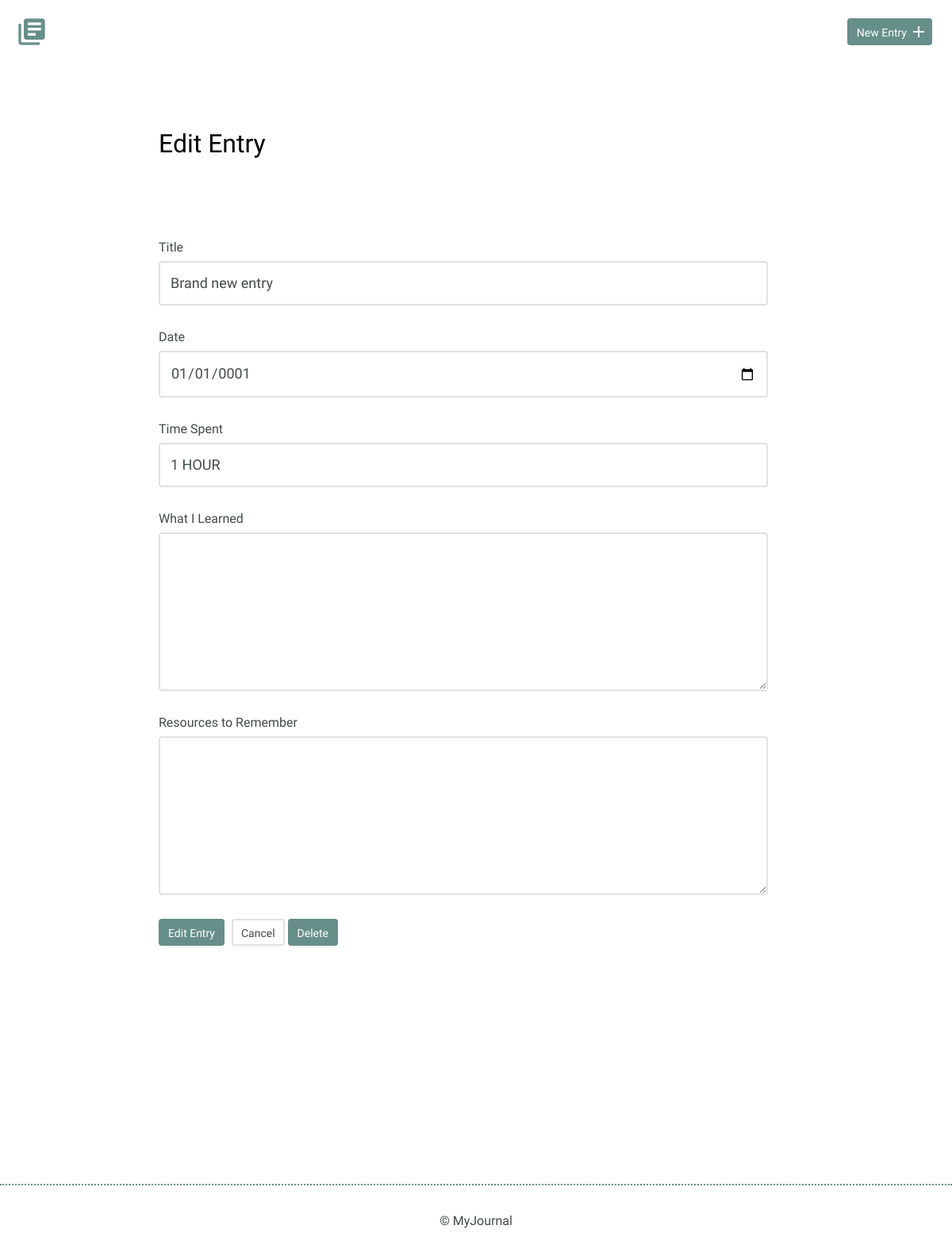
The page /edit.php?id=7 on the database its author committed.
### tables this page shows
CREATE TABLE "entries" (
	`id`	INTEGER,
	`title`	TEXT,
	`date`	TEXT,
	`time_spent`	INTEGER,
	`learned`	BLOB,
	`resources`	BLOB,
	PRIMARY KEY(`id`)
);

### edit.php (the view, shortened to what this page needs)
<?php
if(isset($_GET['id'])) {
    $id = filter_input(INPUT_GET,'id',FILTER_SANITIZE_NUMBER_INT);
    $entry = get_entry($id);
}
function get_entry($id){
include("inc/connection.php");
$sql = 'SELECT * FROM entries WHERE id = ?';
    try {
        $results = $db->prepare($sql);
        $results->bindParam(1, $id, PDO::PARAM_INT);
        $results->execute();
    } catch (Exception $e) {
        echo "Error!: " . $e->getMessage() . "</br>";
        return false;
    }
    return $results->fetch();
  }
include("inc/header.php");
?>
<section>
    <div class="container">
        <div class="edit-entry">
            <h2>Edit Entry</h2>
            <form class="edit-entry" method="post" action="edit.php">
                <label for="title"> Title</label>
                <input id="title" type="text" name="title" value="<?php if(isset($entry['title'])) { echo $entry['title'];}?>"><br>
                <label for="date">Date</label>
                <input id="date" type="date" name="date" value="<?php if(isset($entry['date'])) { echo $entry['date'];}?>"><br>
                <label for="time-spent"> Time Spent</label>
                <input id="time-spent" type="text" name="timeSpent" value="<?php if(isset($entry['time_spent'])) { echo $entry['time_spent'];}?>"><br>
                <label for="what-i-learned">What I Learned</label>
                <textarea id="what-i-learned" rows="5" name="whatILearned"><?php if(isset($entry['learned'])) { echo $entry['learned'];}?></textarea>
                <label for="resources-to-remember">Resources to Remember</label>
                <textarea id="resources-to-remember" rows="5" name="ResourcesToRemember"><?php if(isset($entry['resources'])) { echo $entry['resources'];}?></textarea>
                <input type="submit" value="Edit Entry" class="button" name="edit">
                <a href="index.php" class="button button-secondary">Cancel</a>
                <input type="submit" class="button" value="Delete">
            </form>
        </div>
    </div>
</section>
<?php include("inc/footer.php"); ?>

### css/site.css (style rules this page uses)
body { font-size: 16px; color: #404a49; font-family: 'Cousine', serif; font-weight: 400; }
.container { margin: 0 auto; padding: 0 25px; }
.button { padding: 8px 10px 6px 10px; background: #678f89; border: 2px solid #678f89; border-radius: 4px; text-decoration: none; color: #FFF; position: relative; text-align: center; font-size: 14px; }
.button.button-secondary { background: #FFF; border: 2px solid #e1e1e1; color: #404a49; }
h1, h2, h3 { margin: 0; font-weight: 400; line-height: 1em; color: #000; }
h2 { font-size: 32px; }
.entry-list, .edit-entry, .new-entry { max-width: 800px; margin: 0 auto; padding: 70px 0 150px 0; }
.edit-entry h2, .new-entry h2 { margin-bottom: 35px; }
form label { display: block; margin-bottom: 8px; }
form input[type=text], form input[type=password], form input[type=date], form textarea { border: 2px solid #e1e1e1; font-size: 18px; line-height: 1.8em; padding:10px 13px; margin-bottom: 30px; border-radius: 4px; width: calc(100% - 32px); }
.edit-entry form textarea, .new-entry form textarea { min-height: 200px; }
input[type=submit] { margin-right: 5px; }

### rows shown on the page
entries: title "Brand new entry", date "01/01/0001", timeSpent "1 HOUR"
